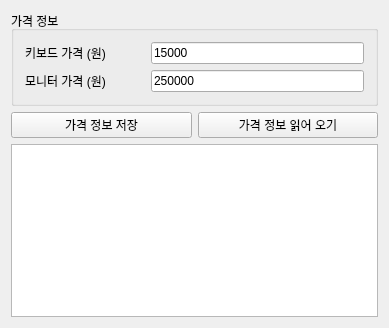
<?xml version="1.0" encoding="UTF-8"?>
<ui version="4.0">
 <class>Widget</class>
 <widget class="QWidget" name="Widget">
  <property name="geometry">
   <rect>
    <x>0</x>
    <y>0</y>
    <width>389</width>
    <height>328</height>
   </rect>
  </property>
  <property name="windowTitle">
   <string>Widget</string>
  </property>
  <layout class="QVBoxLayout" name="verticalLayout">
   <item>
    <layout class="QHBoxLayout" name="horizontalLayout">
     <item>
      <widget class="QGroupBox" name="groupBox">
       <property name="title">
        <string>가격 정보 </string>
       </property>
       <layout class="QVBoxLayout" name="verticalLayout_2">
        <item>
         <layout class="QHBoxLayout" name="horizontalLayout_3">
          <item>
           <widget class="QLabel" name="label">
            <property name="minimumSize">
             <size>
              <width>120</width>
              <height>0</height>
             </size>
            </property>
            <property name="text">
             <string>키보드 가격 (원)</string>
            </property>
           </widget>
          </item>
          <item>
           <widget class="QLineEdit" name="leKeyboard">
            <property name="text">
             <string>15000</string>
            </property>
           </widget>
          </item>
         </layout>
        </item>
        <item>
         <layout class="QHBoxLayout" name="horizontalLayout_4">
          <item>
           <widget class="QLabel" name="label_2">
            <property name="minimumSize">
             <size>
              <width>120</width>
              <height>0</height>
             </size>
            </property>
            <property name="text">
             <string>모니터 가격 (원)</string>
            </property>
           </widget>
          </item>
          <item>
           <widget class="QLineEdit" name="leMonitor">
            <property name="text">
             <string>250000</string>
            </property>
           </widget>
          </item>
         </layout>
        </item>
       </layout>
      </widget>
     </item>
    </layout>
   </item>
   <item>
    <layout class="QHBoxLayout" name="horizontalLayout_2">
     <item>
      <widget class="QPushButton" name="pbtSave">
       <property name="text">
        <string>가격 정보 저장</string>
       </property>
      </widget>
     </item>
     <item>
      <widget class="QPushButton" name="pbtFileRead">
       <property name="text">
        <string>가격 정보 읽어 오기</string>
       </property>
      </widget>
     </item>
    </layout>
   </item>
   <item>
    <widget class="QTextEdit" name="textEdit"/>
   </item>
  </layout>
 </widget>
 <layoutdefault spacing="6" margin="11"/>
 <resources/>
 <connections/>
</ui>
